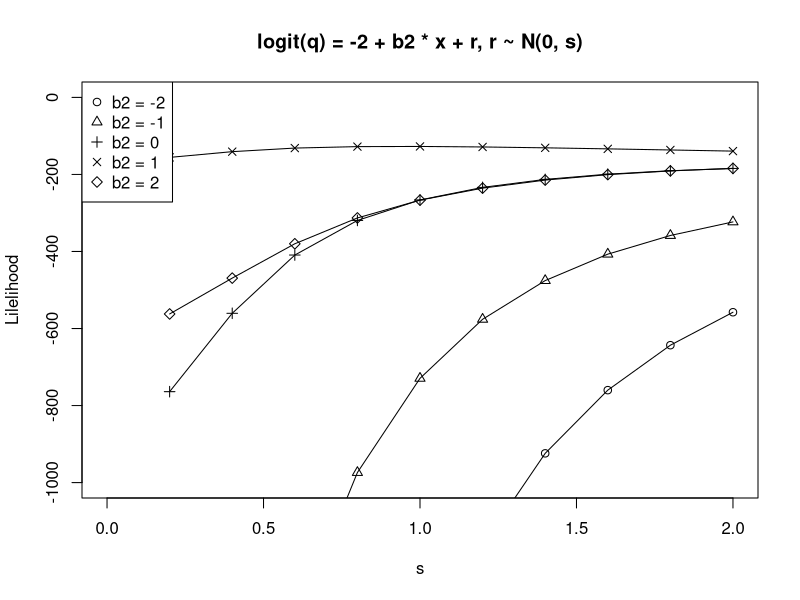
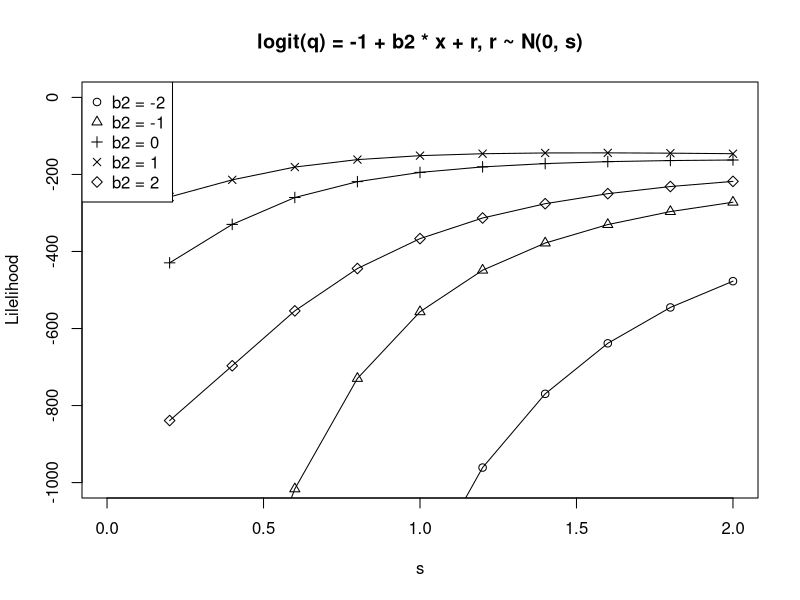
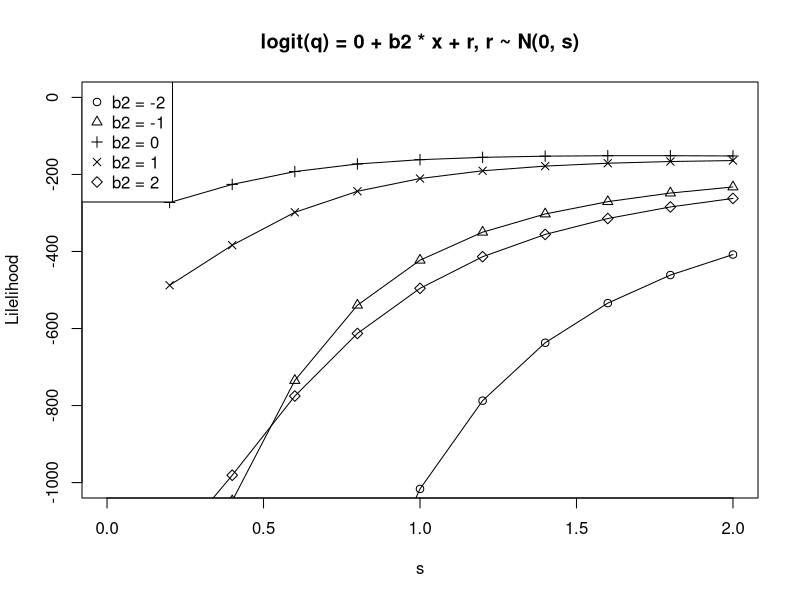
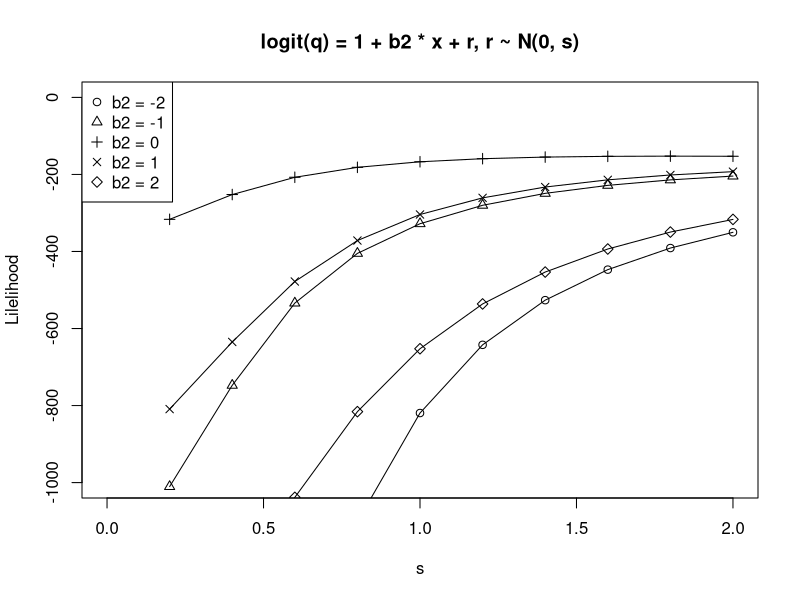
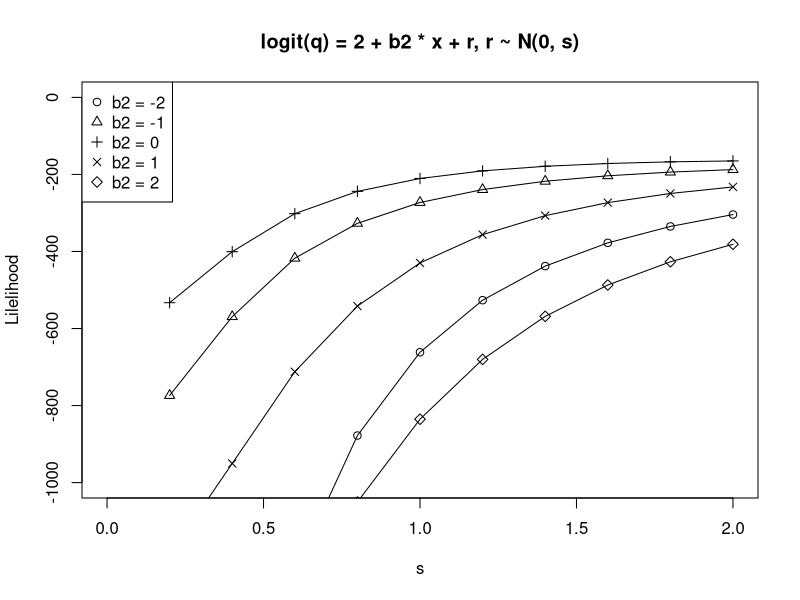

Generate these figures, in order, with R:
dataSize <- 50
N <- 20

linkFunction <- function(b1, b2, x) {
  function(r) {
    1 / (1 + exp(-b1 - b2 * x - r))
  }
}

dmixture <- function(b1, b2, s) {
  function(y, x) {
    l <- linkFunction(b1, b2, x)
    sum <- 0
    for (r in seq(-100, 100, by = 0.1)) {
      sum <- sum + dbinom(y, N, l(r)) * dnorm(r, mean = 0, sd = s) * 0.1
    }
    sum
  }
}

likelihood <- function(b1, b2, s) {
  d <- dmixture(b1, b2, s)
  function (y, x) {
    d(y, x)
  }
}

logLikelihood <- function(data, b1, b2) {
  function (s) {
    sl <- 0
    ll <- likelihood(b1, b2, s)
    for (i in 1:dataSize) {
      sl <- sl + log(ll(data$y[i], data$x[i]))
    }
    sl
  }
}

createData <- function() {
  x <- runif(dataSize, 0, 5)
  y <- vector(length = dataSize)
  for (i in 1:dataSize) {
    r <- rnorm(1, mean = 0, sd = 1)
    l <- linkFunction(-2, 1, x[i])
    y[i] <- rbinom(1, N, l(r))
  }
  data.frame(x, y)
}

data <- createData()
xl <- "s"
yl <- "Lilelihood"
ss <- seq(0.2, 2, by = 0.2) 
b2s <- seq(-2, 2, by = 1)
legends <- paste0("b2 = ", b2s)
for (b1 in seq(-2, 2, by = 1)) {
  title <- paste0("logit(q) = ", b1, " + b2 * x + r, r ~ N(0, s)")
  plot(0, 0, type = "n", xlim = c(0, 2), ylim = c(-1000, 0), main = title, xlab = xl, ylab = yl)
  for (i in 1:5) {
    ls <- logLikelihood(data, b1, b2s[i])(ss)
    lines(ss, ls, type = "l")
    points(ss, ls, pch = i)
  }
  legend("topleft", legend = legends, pch = 1:5)
}
